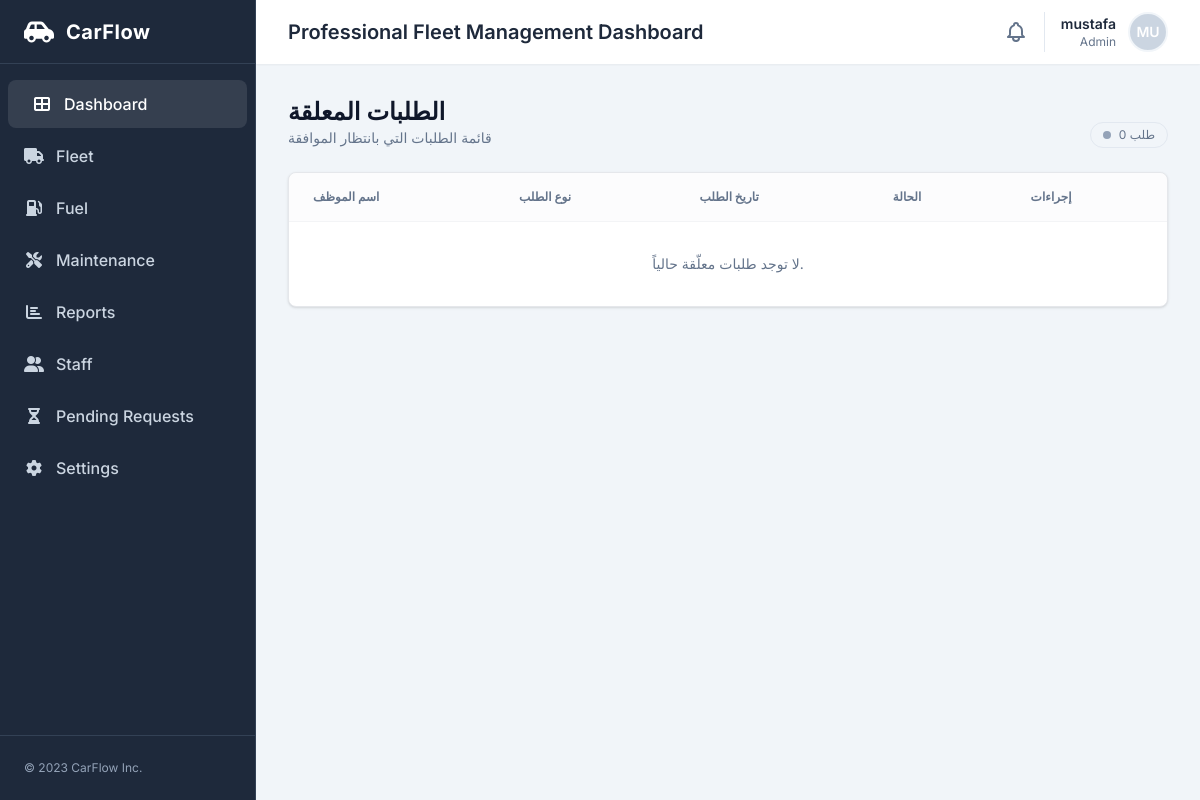
Before: /pending-requests/list/ (signed in) with the older database file.
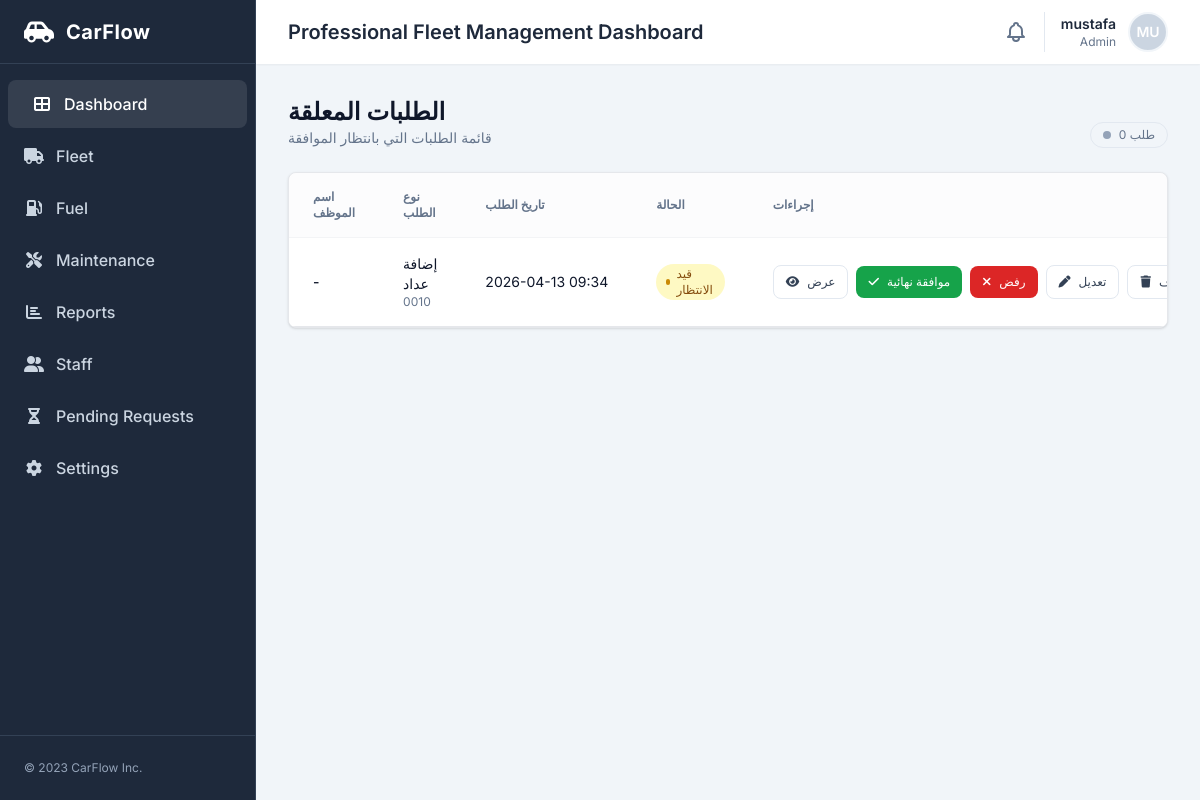
After: the same page with the newer database file.
### pending_requests/models.py (models this page shows, shortened)
class PendingRequest(models.Model):
    STATUS_CHOICES = [
        ("pending", "Pending"),
        ("approved", "Approved"),
        ("rejected", "Rejected"),
    ]
    car = models.ForeignKey(
        Car,
        on_delete=models.CASCADE,
        related_name="pending_%(class)s_requests",
        verbose_name="Car"
    )
    submitted_at = models.DateTimeField(auto_now_add=True, verbose_name="Submitted At")
    status = models.CharField(
        max_length=20,
        choices=STATUS_CHOICES,
        default="pending",
        verbose_name="Status"
    )
    submitter_name = models.CharField(max_length=100, blank=True, verbose_name="Submitter Name")
    submitter_contact = models.CharField(max_length=100, blank=True, verbose_name="Submitter Contact")
    submitter_address = models.CharField(max_length=255, blank=True, verbose_name="Submitter Address")
    rejection_reason = models.TextField(blank=True, verbose_name="Rejection Reason")
    raw_data = models.JSONField(null=True, blank=True, verbose_name="Raw Data")
    approved_by = models.ForeignKey(
        settings.AUTH_USER_MODEL,
        on_delete=models.SET_NULL,
        null=True,
        blank=True,
        related_name="%(class)s_approved",
    )
    approved_at = models.DateTimeField(null=True, blank=True)
    rejected_by = models.ForeignKey(
        settings.AUTH_USER_MODEL,
        on_delete=models.SET_NULL,
        null=True,
        blank=True,
        related_name="%(class)s_rejected",
    )
    rejected_at = models.DateTimeField(null=True, blank=True)
    class Meta:
        abstract = True
        ordering = ["-submitted_at"]

class PendingMileageReport(PendingRequest):
    mileage = models.PositiveIntegerField(verbose_name="Mileage")
    image = models.ImageField(
        upload_to="pending_mileage_reports/",
        null=True,
        blank=True,
        verbose_name="Odometer Image"
    )
    class Meta(PendingRequest.Meta):
        verbose_name = "Pending Mileage Report"
        verbose_name_plural = "Pending Mileage Reports"
    def get_request_type(self):
        return "mileage"

### fleet/models.py (models this page shows, shortened)
class Car(models.Model):
    STATUS_CHOICES = [
        ("available", "Available"),
        ("assigned", "Assigned"),
        ("maintenance", "Maintenance"),
        ("inactive", "Inactive"),
    ]
    VEHICLE_TYPE_CHOICES = [
        ("Sedan", "Sedan"),
        ("Reefer Van", "Chiller Van"),
        ("Reefer Truck", "Reefer Truck"),
        ("Reefer Pickup", "Reefer Pickup"),
    ]
    plate_number = models.CharField(max_length=20, unique=True, db_index=True)
    brand = models.CharField(max_length=100, default='Unknown')
    vehicle_type = models.CharField(max_length=100, choices=VEHICLE_TYPE_CHOICES, verbose_name="Vehicle Type", default="Sedan")
    year = models.PositiveIntegerField()
    vin = models.CharField(max_length=64, blank=True)
    status = models.CharField(
        max_length=20,
        choices=STATUS_CHOICES,
        default="available",
        db_index=True,
    )
    region = models.ForeignKey(
        "accounts.Region",
        on_delete=models.SET_NULL,
        null=True,
        blank=True,
        related_name="cars",
    )
    notes = models.TextField(blank=True)
    current_mileage = models.PositiveIntegerField(default=0, db_index=True)
    qr_token = models.CharField(max_length=128, unique=True, null=True, blank=True, db_index=True)
    qr_enabled = models.BooleanField(default=True, db_index=True)
    qr_code_image = models.ImageField(upload_to="qr_codes/", null=True, blank=True)
    created_at = models.DateTimeField(auto_now_add=True)
    class Meta:
        ordering = ["plate_number"]

### pending_requests/views.py (the view)
# urls.py: path("list/", PendingRequestListView.as_view(), name="request_list"),
class PendingRequestListView(StaffRequiredMixin, ListView):
    template_name = "pending_requests/request_list.html"
    context_object_name = "pending_requests"
    paginate_by = 20
    def get_queryset(self):
        mileage_requests = PendingMileageReport.objects.filter(
            status="pending"
        ).select_related("car")
        maintenance_requests = PendingMaintenanceReport.objects.filter(
            status="pending"
        ).select_related("car")
        all_requests = sorted(
            list(mileage_requests) + list(maintenance_requests),
            key=lambda x: x.submitted_at,
            reverse=True
        )
        return all_requests

### pending_requests/views.py (called while the page is built)
    def test_func(self):
        return self.request.user.is_staff

### pending_requests/templates/pending_requests/request_list.html (shortened to what the changed rows need)
{% extends "base.html" %}
{% block content %}
<section class="mb-6">
  <div class="flex flex-col gap-2 sm:flex-row sm:items-end sm:justify-between">
    <div>
      <h1 class="text-xl sm:text-2xl font-semibold text-slate-900">الطلبات المعلقة</h1>
    </div>
  </div>
</section>
<section class="bg-white rounded-lg shadow border border-gray-200 overflow-hidden">
  <div class="overflow-x-auto">
    <table class="w-full text-sm text-left text-slate-600">
      <thead class="text-xs text-slate-500 font-bold bg-gray-50/50 uppercase border-b border-gray-100">
        <tr>
          <th class="px-6 py-4" scope="col">اسم الموظف</th>
          <th class="px-6 py-4" scope="col">نوع الطلب</th>
          <th class="px-6 py-4" scope="col">تاريخ الطلب</th>
          <th class="px-6 py-4" scope="col">الحالة</th>
          <th class="px-6 py-4" scope="col">إجراءات</th>
        </tr>
      </thead>
      <tbody>
        {% for request in pending_requests %}
          <tr class="bg-white border-b hover:bg-gray-50 transition-colors">
            <td class="px-6 py-4 font-medium text-slate-900">
              {{ request.submitter_name|default:"-" }}
            </td>
            <td class="px-6 py-4 text-slate-900">
              {% if request.mileage %}
                إضافة عداد
              {% elif request.description %}
                طلب صيانة
              {% else %}
                -
              {% endif %}
              <div class="text-xs text-slate-500">{{ request.car.plate_number }}</div>
            </td>
            <td class="px-6 py-4 text-slate-900 whitespace-nowrap">
              {{ request.submitted_at|date:"Y-m-d H:i" }}
            </td>
            <td class="px-6 py-4">
              {% if request.status == 'pending' %}
                <span class="bg-yellow-100 text-yellow-800 text-xs font-medium px-2.5 py-0.5 rounded-full inline-flex items-center w-fit gap-1.5">
                  <span class="w-1.5 h-1.5 rounded-full bg-yellow-600"></span> قيد الانتظار
                </span>
              {% elif request.status == 'approved' %}
                <span class="bg-green-100 text-green-800 text-xs font-medium px-2.5 py-0.5 rounded-full inline-flex items-center w-fit gap-1.5">
                  <span class="w-1.5 h-1.5 rounded-full bg-green-600"></span> معتمد
                </span>
              {% elif request.status == 'rejected' %}
                <span class="bg-red-100 text-red-800 text-xs font-medium px-2.5 py-0.5 rounded-full inline-flex items-center w-fit gap-1.5">
                  <span class="w-1.5 h-1.5 rounded-full bg-red-600"></span> مرفوض
                </span>
              {% else %}
                <span class="bg-slate-100 text-slate-800 text-xs font-medium px-2.5 py-0.5 rounded-full inline-flex items-center w-fit gap-1.5">
                  <span class="w-1.5 h-1.5 rounded-full bg-slate-600"></span> {{ request.get_status_display }}
                </span>
              {% endif %}
            </td>
            <td class="px-6 py-4 whitespace-nowrap">
              <div class="flex items-center gap-2">
                <a href="{% url 'pending_requests:request_detail' request_type=request.get_request_type pk=request.pk %}"
                   class="inline-flex items-center gap-2 rounded-lg border border-slate-200 bg-white px-3 py-2 text-xs font-medium text-slate-700 hover:bg-slate-50">
                  <i class="fa-solid fa-eye"></i>
                  عرض
                </a>
                {% if request.status == "pending" %}
                  <form action="{% url 'pending_requests:accept_request' request_type=request.get_request_type pk=request.pk %}"
                        method="post"
                        class="inline"
                        onsubmit="return confirm('تأكيد الموافقة النهائية؟');">
                    <button type="submit"
                            class="inline-flex items-center gap-2 rounded-lg bg-green-600 px-3 py-2 text-xs font-medium text-white hover:bg-green-700">
                      <i class="fa-solid fa-check"></i>
                      موافقة نهائية
                    </button>
                  </form>
                {% endif %}
                <a href="{% url 'pending_requests:reject_request' request_type=request.get_request_type pk=request.pk %}"
                   class="inline-flex items-center gap-2 rounded-lg bg-red-600 px-3 py-2 text-xs font-medium text-white hover:bg-red-700">
                  <i class="fa-solid fa-xmark"></i>
                  رفض
                </a>
                <a href="{% url 'pending_requests:edit_request' request_type=request.get_request_type pk=request.pk %}"
                   class="inline-flex items-center gap-2 rounded-lg border border-slate-200 bg-white px-3 py-2 text-xs font-medium text-slate-700 hover:bg-slate-50">
                  <i class="fa-solid fa-pen"></i>
                  تعديل
                </a>
                <form action="{% url 'pending_requests:delete_request' request_type=request.get_request_type pk=request.pk %}"
                      method="post"
                      class="inline"
                      onsubmit="return confirm('تأكيد حذف الطلب نهائياً؟');">
                  <button type="submit"
                          class="inline-flex items-center gap-2 rounded-lg border border-slate-200 bg-white px-3 py-2 text-xs font-medium text-slate-700 hover:bg-slate-50">
                    <i class="fa-solid fa-trash"></i>
                    حذف
                  </button>
                </form>
              </div>
            </td>
          </tr>
        {% empty %}
          <tr>
            <td class="px-6 py-8 text-center text-slate-500" colspan="5">
              لا توجد طلبات معلّقة حالياً.
            </td>
          </tr>
        {% endfor %}
      </tbody>
    </table>
  </div>
</section>
{% endblock %}

Changed rows visible on the page:
added PendingMileageReport: submitter_name "-", mileage "إضافة عداد", car.plate_number "0010", submitted_at "2026-04-13 09:34", status "pending" (drawn)
Other visible differences:
text no longer shown: "لا توجد طلبات معلّقة حالياً."
